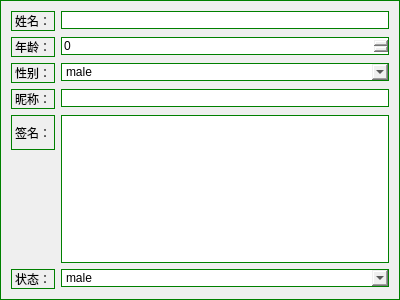
<?xml version="1.0" encoding="UTF-8"?>
<ui version="4.0">
 <class>AddInfo</class>
 <widget class="QWidget" name="AddInfo">
  <property name="geometry">
   <rect>
    <x>0</x>
    <y>0</y>
    <width>400</width>
    <height>300</height>
   </rect>
  </property>
  <property name="sizePolicy">
   <sizepolicy hsizetype="Expanding" vsizetype="Expanding">
    <horstretch>0</horstretch>
    <verstretch>0</verstretch>
   </sizepolicy>
  </property>
  <property name="windowTitle">
   <string>AddInfo</string>
  </property>
  <property name="styleSheet">
   <string notr="true">border:1px solid green;</string>
  </property>
  <layout class="QFormLayout" name="formLayout">
   <property name="sizeConstraint">
    <enum>QLayout::SetDefaultConstraint</enum>
   </property>
   <item row="0" column="0">
    <widget class="QLabel" name="label">
     <property name="text">
      <string>姓名：</string>
     </property>
    </widget>
   </item>
   <item row="1" column="0">
    <widget class="QLabel" name="label_3">
     <property name="text">
      <string>年龄：</string>
     </property>
    </widget>
   </item>
   <item row="2" column="0">
    <widget class="QLabel" name="label_5">
     <property name="text">
      <string>性别：</string>
     </property>
    </widget>
   </item>
   <item row="3" column="0">
    <widget class="QLabel" name="label_7">
     <property name="text">
      <string>昵称：</string>
     </property>
    </widget>
   </item>
   <item row="4" column="0">
    <widget class="QLabel" name="label_9">
     <property name="text">
      <string>签名：</string>
     </property>
    </widget>
   </item>
   <item row="5" column="0">
    <widget class="QLabel" name="label_11">
     <property name="text">
      <string>状态：</string>
     </property>
    </widget>
   </item>
   <item row="0" column="1">
    <widget class="QLineEdit" name="lineEdit"/>
   </item>
   <item row="2" column="1">
    <widget class="QComboBox" name="comboBox">
     <item>
      <property name="text">
       <string>male</string>
      </property>
     </item>
     <item>
      <property name="text">
       <string>female</string>
      </property>
     </item>
    </widget>
   </item>
   <item row="1" column="1">
    <widget class="QSpinBox" name="spinBox"/>
   </item>
   <item row="3" column="1">
    <widget class="QLineEdit" name="lineEdit_2"/>
   </item>
   <item row="4" column="1">
    <widget class="QTextEdit" name="textEdit"/>
   </item>
   <item row="5" column="1">
    <widget class="QComboBox" name="comboBox_2">
     <item>
      <property name="text">
       <string>male</string>
      </property>
     </item>
     <item>
      <property name="text">
       <string>female</string>
      </property>
     </item>
    </widget>
   </item>
  </layout>
 </widget>
 <layoutdefault spacing="6" margin="11"/>
 <resources/>
 <connections/>
</ui>
